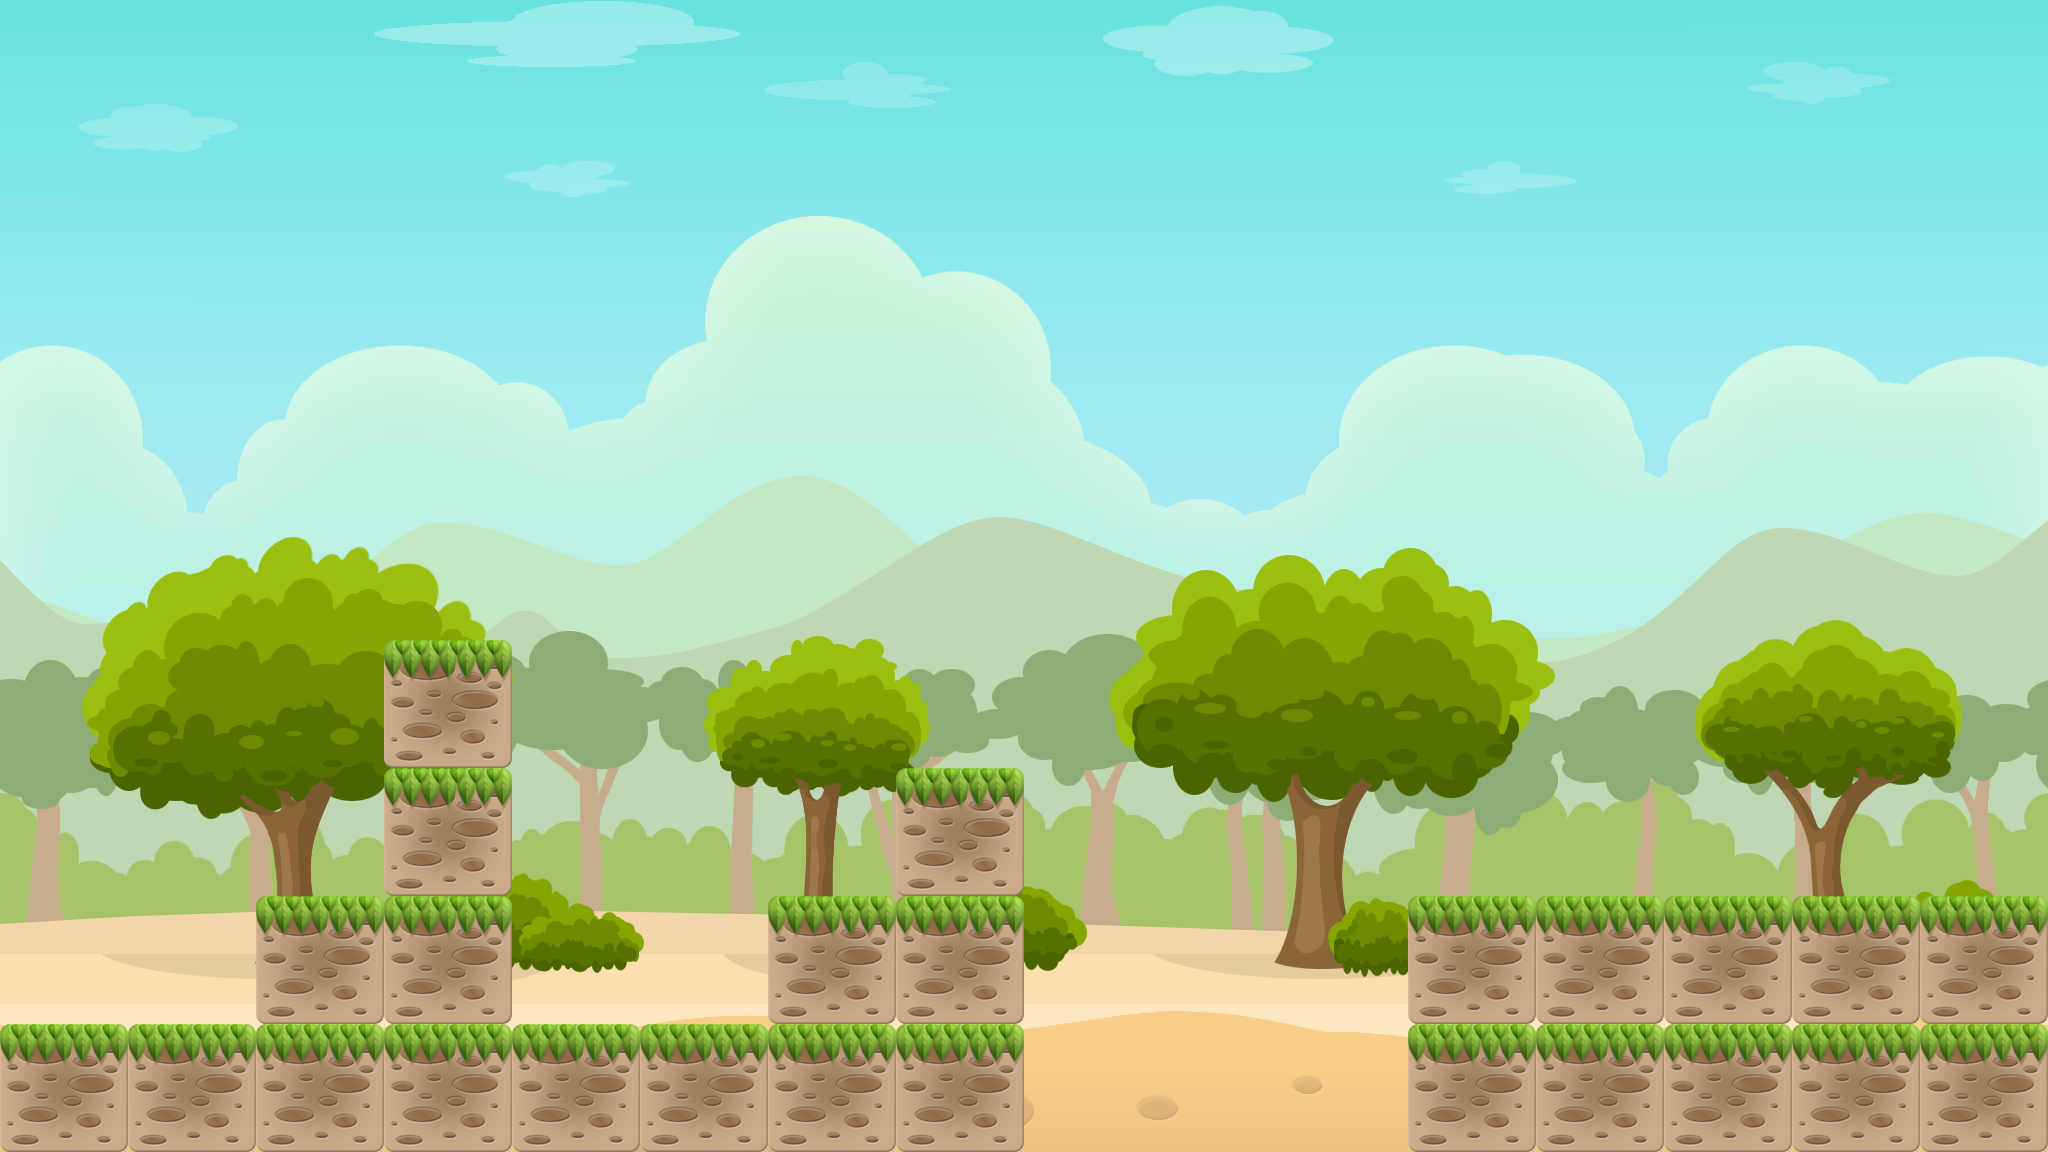

A level layout from a 2D game, rendered from its tile map. Below: a short description, then the map file with its tile-grid data intact:
An orthogonal 16x9 tile map with 128x128 px tiles, 1 tile layer (Tile Layer 1), 1 image layer and 6 objects.

<map version="1.0" tiledversion="1.1.3" orientation="orthogonal" renderorder="right-down" width="16" height="9" tilewidth="128" tileheight="128" infinite="0" nextobjectid="7">
 <tileset firstgid="1" source="level1.tsx" />
 <imagelayer name="Image Layer 1" offsetx="0" offsety="-200">
  <image source="parallax background3.png" width="2048" height="1546" />
 </imagelayer>
 <layer name="Tile Layer 1" width="16" height="9">
  <data encoding="csv">
0,0,0,0,0,0,0,0,0,0,0,0,0,0,0,0,
0,0,0,0,0,0,0,0,0,0,0,0,0,0,0,0,
0,0,0,0,0,0,0,0,0,0,0,0,0,0,0,0,
0,0,0,0,0,0,0,0,0,0,0,0,0,0,0,0,
0,0,0,0,0,0,0,0,0,0,0,0,0,0,0,0,
0,0,0,1,0,0,0,0,0,0,0,0,0,0,0,0,
0,0,0,1,0,0,0,1,0,0,0,0,0,0,0,0,
0,0,1,1,0,0,1,1,0,0,0,1,1,1,1,1,
1,1,1,1,1,1,1,1,0,0,0,1,1,1,1,1
</data>
 </layer>
 <objectgroup name="Object Layer 1">
  <object id="1" x="1408" y="896" width="638" height="256" />
  <object id="2" x="894" y="768" width="130" height="382" />
  <object id="3" x="2" y="1022" width="952" height="128" />
  <object id="4" x="386" y="642" width="126" height="466" />
  <object id="5" x="256" y="896" width="176" height="192" />
  <object id="6" x="768" y="896" width="170" height="184" />
 </objectgroup>
</map>
